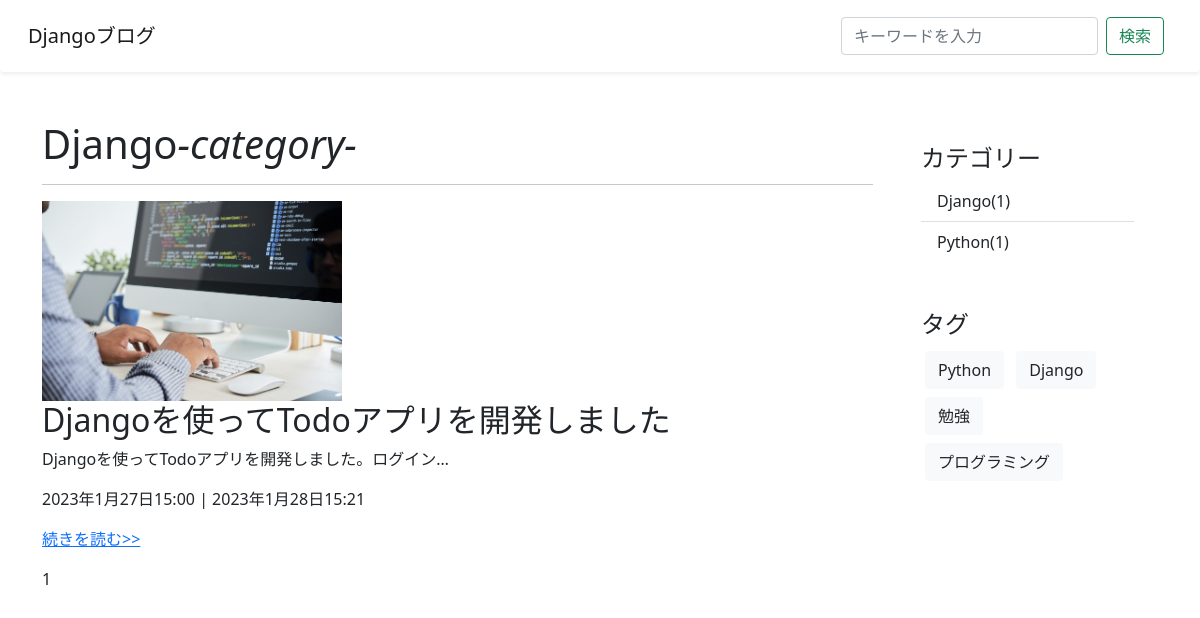
The app's page /category/django with its own data.
### blog/models.py (models this page shows, shortened)
class Category(models.Model):
    name = models.CharField(verbose_name="カテゴリー", max_length=255)
    slug = models.SlugField(verbose_name="URL", unique=True)
    def __str__(self):
        return self.name
    class Meta:
        verbose_name = "カテゴリー"
        verbose_name_plural = "カテゴリー"

class Post(models.Model):
    title = models.CharField(verbose_name="タイトル", max_length=200)
    content = models.TextField(verbose_name="本文")
    image = models.ImageField(verbose_name="画像", upload_to='uploads/', null=True, blank=True)
    created_at = models.DateTimeField(verbose_name="作成日", auto_now_add=True)
    updated_at = models.DateTimeField(verbose_name="更新日", auto_now=True)
    is_published = models.BooleanField(verbose_name="公開設定", default=False)
    category = models.ForeignKey(Category, verbose_name="カテゴリー", on_delete=models.PROTECT, null=True, blank=True)
    tag = models.ManyToManyField(Tag, verbose_name="タグ", blank=True)
    class Meta:
        verbose_name = "記事"
        verbose_name_plural = "記事"

class Tag(models.Model):
    name = models.CharField(verbose_name="タグ", max_length=255)
    slug = models.SlugField(verbose_name="URL", unique=True)
    class Meta:
        verbose_name = "タグ"
        verbose_name_plural = "タグ"

### blog/views.py (the view)
# urls.py: path('category/<str:slug>', CategoryPostListView.as_view(), name='category-post-list'),
class CategoryPostListView(ListView):
    model = Post
    template_name = "blog/post_list.html"
    context_object_name = "posts" #デフォルトではpost_listとなっているものをpostsに変更している
    paginate_by = 1
    def get_queryset(self):
        slug = self.kwargs["slug"]
        self.category = get_object_or_404(Category, slug=slug)
        return super().get_queryset().filter(category=self.category)
    def get_context_data(self, **kwargs):
        context =  super().get_context_data(**kwargs) #object_listなど色々格納されている
        context['category'] = self.category
        return context

### blog/context_processors.py (called while the page is built)
def common(request):
    context = {
        "categories": Category.objects.annotate(
          count=Count("post", Q(post__is_published=True))
        ),
        "tags": Tag.objects.all
    }
    return context

### blog/templates/blog/post_list.html (shortened to what this page needs)
{% extends 'blog/base.html' %}
{% block content %}
<div class="row">
  <div class="col-9">
      {% if category %}
        <h1>{{ category }}<i>-category-</i></h1>
        <hr>
      {% elif  tag %}
        <h1>{{ tag }}</h1>
        <hr>
      {% elif query %}
        <h1>"{{ query }}"の検索結果 {{ post_count }}件</h1>
        <hr>
      {% endif %}
      {% for post in posts %}
        {% if post.is_published or user.is_authenticated %}
        {% if post.image %}
          <img src="{{ post.image.url }}" alt="{{ post.title }}" width="300" height="200">
        {% endif %}
          <h2>{{ post.title }}</h2>
          <p>{{ post.content | truncatechars:30 }}</p>
          <p>{{ post.created_at }} | {{ post.updated_at }}</p>
          <p><a href="{% url 'post-detail' post.pk %}">続きを読む>></a></p>
        {% endif %}
      {% endfor %}
      {% include "blog/snippets/pagination.html" %}
  </div>
  <div class="col-3">
    {% include "blog/snippets/sidebar.html" %}
  </div>
</div>
{% endblock%}

### blog/templates/blog/snippets/sidebar.html
<div class="p-4 category">
  <h4>カテゴリー</h4>
  <ul class="list-group list-group-flush">
    {% for category in categories %}
      {% if category.count > 0 %}
        <li class="list-group-item">
          <a href="{% url 'category-post-list' category.slug %}">
            {{ category.name }}({{ category.count }})
          </a>
        </li>
      {% endif %}
    {% endfor %}
  </ul>
</div>
<div class="p-4">
  <h4>タグ</h4>
  {% for tag in tags %}
      <a class="btn bg-light text-dark m-1" href="{% url 'tag-post-list' tag.slug %}">
        {{ tag.name }}
      </a>
  {% endfor %}
</div>

### blog/static/blog/css/style.css (style rules this page uses)
div.category > ul > li a { color: #212529; text-decoration: none; }

### records on screen
Category: name "Django", count "1"
Post: image (picture), title "Djangoを使ってTodoアプリを開発しました", content "Djangoを使ってTodoアプリを開発しました。ログイン…", created_at "2023年1月27日15:00", updated_at "2023年1月28日15:21"
Category: name "Python", count "1"
Tag: name "Python"
Tag: name "Django"
Tag: name "勉強"
Tag: name "プログラミング"

### other values on screen
{{ num }} "1"
